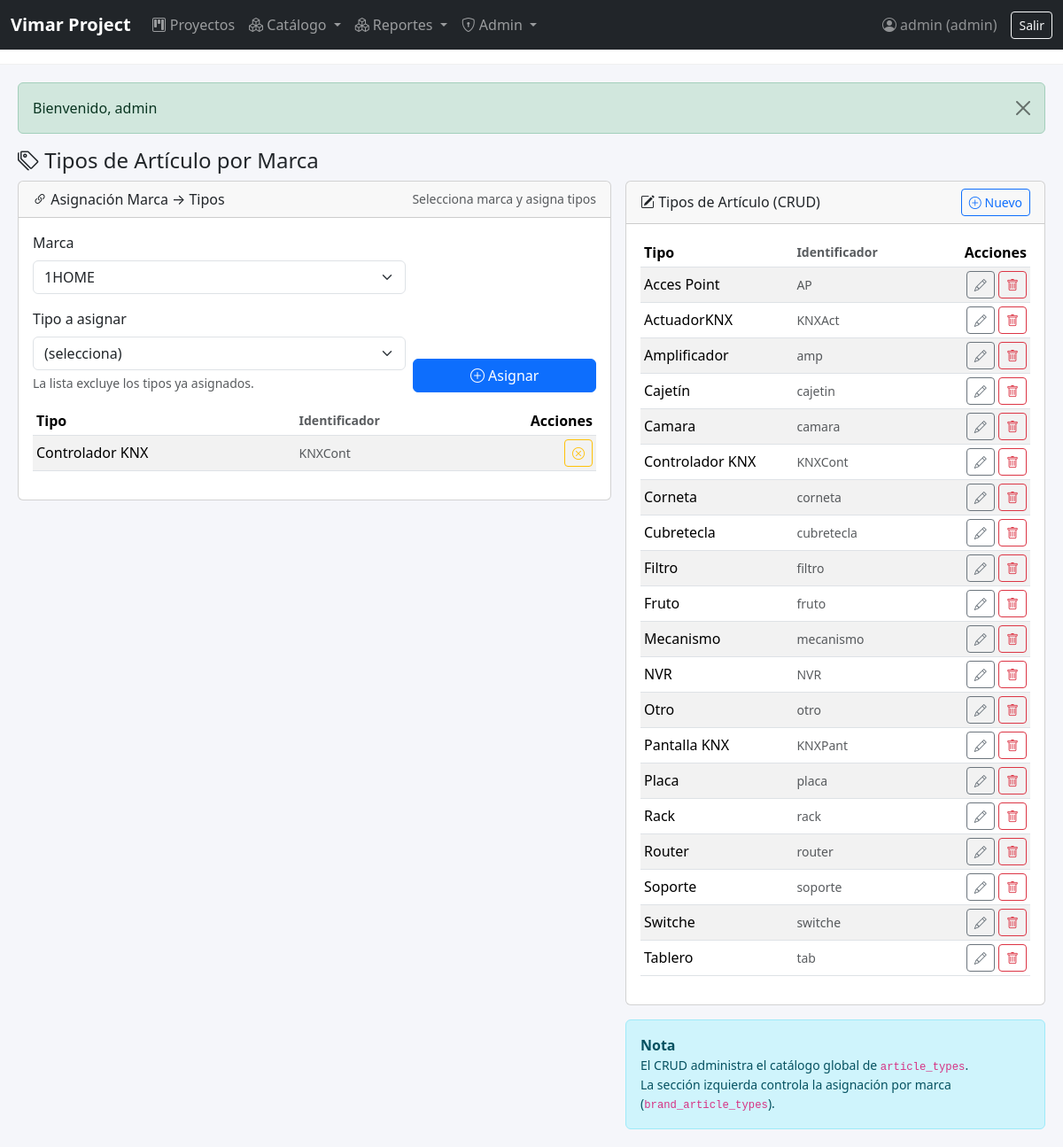
Page /index.php?page=catalog_brand_types (signed in) on the committed database.
### tables this page shows
CREATE TABLE `article_types` (
  `id` int(11) NOT NULL,
  `code` varchar(50) NOT NULL,
  `name` varchar(100) NOT NULL
);

### includes/db.php (called while the page is built, shortened)
<?php
function db_connect(): PDO {
    static $pdo = null;
    if ($pdo === null) {
        $dsn = 'mysql:host='.DB_HOST.';dbname='.DB_NAME.';charset=utf8mb4';
        $opts = [
          PDO::ATTR_ERRMODE => PDO::ERRMODE_EXCEPTION,
          PDO::ATTR_DEFAULT_FETCH_MODE => PDO::FETCH_ASSOC,
        ];
        $pdo = new PDO($dsn, DB_USER, DB_PASS, $opts);
    }
    return $pdo;
}
function db_query(string $sql, array $params=[]): PDOStatement {
    $st = db_connect()->prepare($sql);
    $st->execute($params);
    return $st;
}

### includes/functions.php (called while the page is built, shortened)
<?php
require_once __DIR__.'/db.php';
function h($v){return htmlspecialchars((string)$v,ENT_QUOTES,'UTF-8');}

### views/catalog/brand_types.php (the view, shortened to what this page needs)
<?php
require_once __DIR__ . '/../../includes/db.php';
require_once __DIR__ . '/../../includes/functions.php';
if (!function_exists('col_exists')) {
  function col_exists(string $table, string $col): bool {
    try { return (bool)db_query("SHOW COLUMNS FROM `$table` LIKE ?", [$col])->fetch(); }
    catch (Throwable $e) { return false; }
  }
}
$HAS_TYPE_SLUG = col_exists('article_types','slug');
$HAS_TYPE_CODE = col_exists('article_types','code');
$brands = db_query("SELECT id, name FROM brands ORDER BY name")->fetchAll();
$types  = db_query("SELECT id, name"
  . ($HAS_TYPE_SLUG ? ", slug" : "")
  . ($HAS_TYPE_CODE ? ", code" : "")
  . " FROM article_types ORDER BY name")->fetchAll();
$brand_id = (int)get_param('brand_id', 0);
if ($brand_id<=0 && $brands) $brand_id = (int)$brands[0]['id'];
$assigned = [];
if ($brand_id>0) {
  $assigned = db_query("
    SELECT t.id, t.name"
      . ($HAS_TYPE_SLUG ? ", t.slug" : "")
      . ($HAS_TYPE_CODE ? ", t.code" : "")
    . " FROM brand_article_types bat
    JOIN article_types t ON t.id = bat.article_type_id
    WHERE bat.brand_id=?
    ORDER BY t.name
  ", [$brand_id])->fetchAll();
}
include __DIR__ . '/../layout/header.php';
?>
<div class="d-flex justify-content-between align-items-center mb-2">
  <h1 class="h4 mb-0"><i class="bi bi-tags"></i> Tipos de Artículo por Marca</h1>
</div>
<div class="row g-3">
  <div class="col-lg-7">
    <div class="card">
      <div class="card-header d-flex justify-content-between align-items-center">
        <span><i class="bi bi-link-45deg"></i> Asignación Marca → Tipos</span>
        <span class="text-muted small">Selecciona marca y asigna tipos</span>
      </div>
      <div class="card-body">
        <form method="get" class="row g-2 mb-3">
          <div class="col-md-8">
            <label class="form-label">Marca</label>
            <select class="form-select" name="brand_id" onchange="this.form.submit()">
              <?php foreach($brands as $b): ?>
                <option value="<?=h($b['id'])?>" <?= ((int)$b['id']===$brand_id?'selected':'') ?>><?=h($b['name'])?></option>
              <?php endforeach; ?>
            </select>
          </div>
        </form>
        <form method="post" class="row g-2 mb-3">
          <div class="col-md-8">
            <label class="form-label">Tipo a asignar</label>
            <select class="form-select" name="article_type_id" required>
              <option value="">(selecciona)</option>
            </select>
            <div class="form-text">La lista excluye los tipos ya asignados.</div>
          </div>
          <div class="col-md-4 d-grid align-self-end">
            <button class="btn btn-primary"><i class="bi bi-plus-circle"></i> Asignar</button>
          </div>
        </form>
        <div class="table-responsive">
          <table class="table table-sm table-striped align-middle">
            <thead>
              <tr>
                <th>Tipo</th>
                <th class="text-muted small">Identificador</th>
                <th class="text-end" style="width:120px;">Acciones</th>
              </tr>
            </thead>
            <tbody>
              <?php if(!$assigned): ?>
                <tr><td colspan="3" class="text-muted text-center py-3">No hay tipos asignados a esta marca.</td></tr>
              <?php else: foreach($assigned as $t): ?>
                <tr>
                  <td><?=h($t['name'])?></td>
                  <td class="text-muted small">
                    <?php
                      if ($HAS_TYPE_SLUG) echo h($t['slug'] ?? '—');
                      elseif ($HAS_TYPE_CODE) echo h($t['code'] ?? '—');
                      else echo '—';
                    ?>
                  </td>
                  <td class="text-end">
                    <form method="post" class="d-inline" onsubmit="return confirm('¿Quitar tipo de esta marca?');">
                      <button class="btn btn-sm btn-outline-warning" title="Quitar"><i class="bi bi-x-circle"></i></button>
                    </form>
                  </td>
                </tr>
              <?php endforeach; endif; ?>
            </tbody>
          </table>
        </div>
      </div>
    </div>
  </div>
  <div class="col-lg-5">
    <div class="card">
      <div class="card-header d-flex justify-content-between align-items-center">
        <span><i class="bi bi-pencil-square"></i> Tipos de Artículo (CRUD)</span>
        <button class="btn btn-sm btn-outline-primary" type="button" data-bs-toggle="collapse" data-bs-target="#createType">
          <i class="bi bi-plus-circle"></i> Nuevo
        </button>
      </div>
      <div class="card-body">
        <div class="table-responsive">
          <table class="table table-sm table-striped align-middle">
            <thead>
              <tr>
                <th>Tipo</th>
                <th class="text-muted small">Identificador</th>
                <th class="text-end" style="width:140px;">Acciones</th>
              </tr>
            </thead>
            <tbody>
              <?php if(!$types): ?>
                <tr><td colspan="3" class="text-muted text-center py-3">No hay tipos.</td></tr>
              <?php else: foreach($types as $t): $tid=(int)$t['id']; ?>
                <tr>
                  <td><?=h($t['name'])?></td>
                  <td class="text-muted small">
                    <?php
                      if ($HAS_TYPE_SLUG) echo h($t['slug'] ?? '—');
                      elseif ($HAS_TYPE_CODE) echo h($t['code'] ?? '—');
                      else echo '—';
                    ?>
                  </td>
                  <td class="text-end">
                    <button class="btn btn-sm btn-outline-secondary" type="button"
                            data-bs-toggle="modal" data-bs-target="#mdlType<?=h($tid)?>" title="Editar">
                      <i class="bi bi-pencil"></i>
                    </button>
                    <form method="post" class="d-inline" onsubmit="return confirm('¿Eliminar tipo? Solo si no está asignado ni usado por artículos.');">
                      <button class="btn btn-sm btn-outline-danger" title="Eliminar"><i class="bi bi-trash"></i></button>
                    </form>
                  </td>
                </tr>
              <?php endforeach; endif; ?>
            </tbody>
          </table>
        </div>
      </div>
    </div>
    <div class="alert alert-info mt-3 mb-0">
      <div class="fw-semibold">Nota</div>
      <div class="small">
        El CRUD administra el catálogo global de <code>article_types</code>. <br>
        La sección izquierda controla la asignación por marca (<code>brand_article_types</code>).
      </div>
    </div>
  </div>
</div>
<?php include __DIR__ . '/../layout/footer.php'; ?>

### views/layout/header.php (style rules this page uses)
body { background:#f5f6fa; }
.table-sm th,.table-sm td { vertical-align:middle; }

### rows in the picture
article_types: name "Controlador KNX", code "KNXCont"
article_types: name "Acces Point", code "AP"
article_types: name "ActuadorKNX", code "KNXAct"
article_types: name "Amplificador", code "amp"
article_types: name "Cajetín", code "cajetin"
article_types: name "Camara", code "camara"
article_types: name "Corneta", code "corneta"
article_types: name "Cubretecla", code "cubretecla"
article_types: name "Filtro", code "filtro"
article_types: name "Fruto", code "fruto"
article_types: name "Mecanismo", code "mecanismo"
article_types: name "NVR", code "NVR"
article_types: name "Otro", code "otro"
article_types: name "Pantalla KNX", code "KNXPant"
article_types: name "Placa", code "placa"
article_types: name "Rack", code "rack"
article_types: name "Router", code "router"
article_types: name "Soporte", code "soporte"
article_types: name "Switche", code "switche"
article_types: name "Tablero", code "tab"

### other values in the picture
$user['username'] "admin"
$user['role'] "admin"
$m "Bienvenido, admin"
form field brand_id "1HOME"
